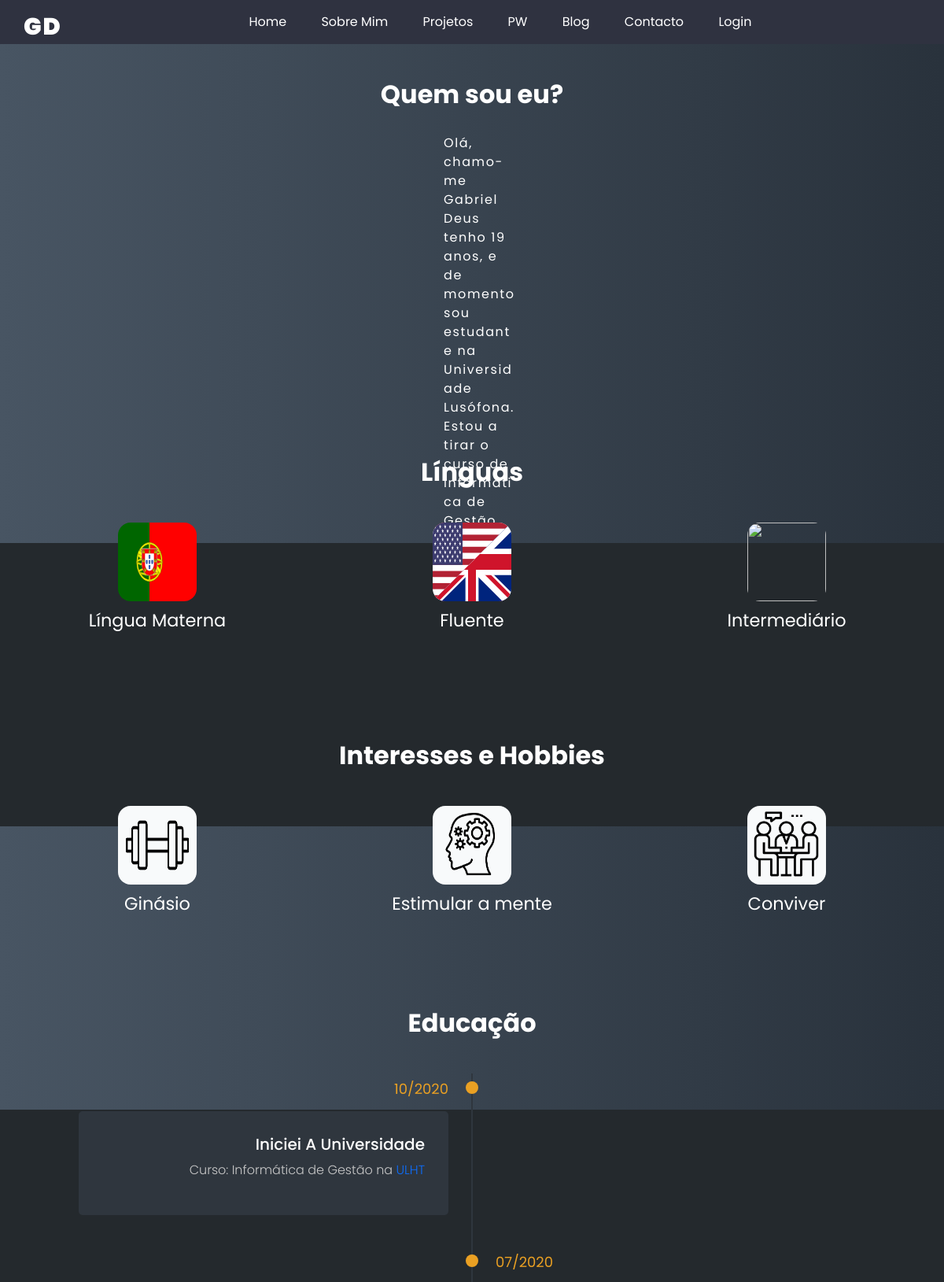
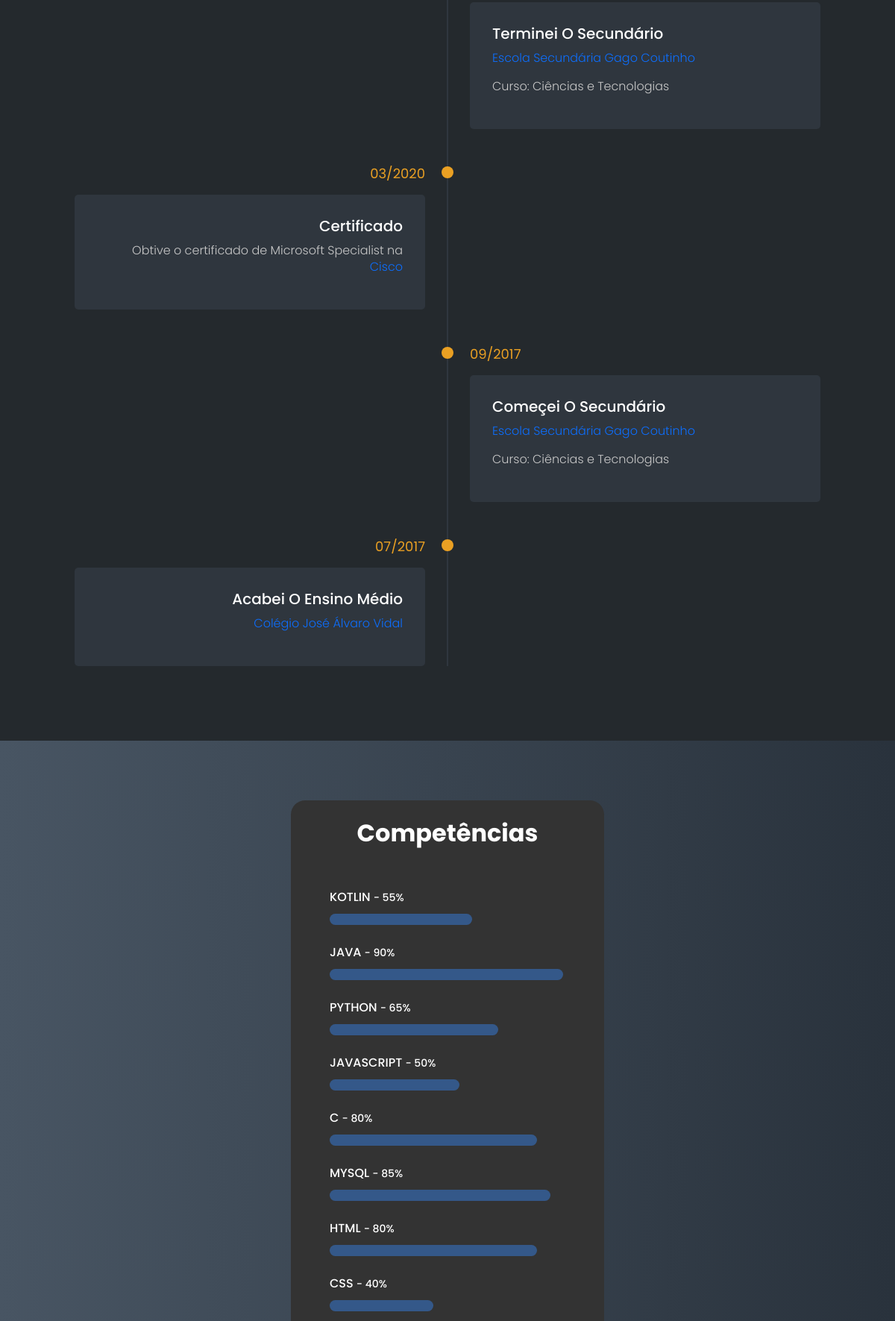
The app's page /portfolio/apresentação/ (upper part) with its own data (2 pictures, top to bottom).
### portfolio/models.py (models this page shows, shortened)
class Competencia(models.Model):
    nome = models.CharField(max_length=50)
    descricao = models.CharField(max_length=200)
    nivel = models.IntegerField(null=True, blank=True)

### portfolio/views.py (called while the page is built)
def apresentacao_view(request):
    context = {
        'competencias': Competencia.objects.all(),
    }
    return render(request, 'portfolio/apresentação.html', context)

### portfolio/templates/portfolio/apresentação.html (shortened to what this page needs)
{% extends 'portfolio/base.html' %}
{% block content %}
{% load static %}
<link rel="stylesheet" href="{% static 'portfolio/css/sobre.css' %}"/>
<div class="container-masterA">
    <div class="texto1" style="margin-top: 12vh; margin-bottom: -2vh; text-align: center">Quem sou eu?</div>
    <section class="perfil">
        <p class="apresentar">Olá, chamo-me Gabriel Deus tenho 19 anos, e de momento sou estudante na Universidade
            Lusófona.
            <br>Estou a tirar o curso de Informática de Gestão .<br>
            Considero-me simpático, bom companheiro e ótimo a trabalhar em equipa.</p>
    </section>
    <section class="hobbies" style="background-color: #24292d;">
        <div class="texto1" style="margin-top: -5vh; margin-bottom: 5vh; text-align: center">Línguas</div>
        {% load static %}
        <div class="grid1">
            <div>
                <img class="gymI" src="{% static 'portfolio/imagem/portugues.png' %}" alt="">
                <p class="gym">Língua Materna</p>
            </div>
            <div>
                <img class="menteI" src="{% static 'portfolio/imagem/ingles.svg' %}" alt="">
                <p class="mente">Fluente</p>
            </div>
            <div>
                <img class="conviverI" src="{% static 'portfolio/imagem/espanhol.png' %}" alt="">
                <p class="conviver">Intermediário</p>
            </div>
        </div>
    </section>
    <section class="hobbies">
        <div class="texto1" style="margin-top: -5vh; margin-bottom: 5vh; text-align: center">Interesses e Hobbies</div>
        {% load static %}
        <div class="grid1">
            <div>
                <img class="gymI" src="{% static 'portfolio/imagem/gym.png' %}" alt="">
                <p class="gym">Ginásio</p>
            </div>
            <div>
                <img class="menteI" src="{% static 'portfolio/imagem/mente.png' %}" alt="">
                <p class="mente">Estimular a mente</p>
            </div>
            <div>
                <img class="conviverI" src="{% static 'portfolio/imagem/conviver.png' %}" alt="">
                <p class="conviver">Conviver</p>
            </div>
        </div>
    </section>
    <section class="timeline-section">
        <div class="texto1" style="margin-top: -5vh; margin-bottom: 5vh">Educação</div>
        <div class="timeline-items">
            <div class="timeline-item">
                <div class="timeline-dot"></div>
                <div class="timeline-date">10/2020</div>
                <div class="timeline-content">
                    <h3>Iniciei a Universidade</h3>
                    <p>Curso: Informática de Gestão na <a href="https://www.ulusofona.pt/" target="_blank">ULHT</a></p>
                </div>
            </div>
            <div class="timeline-item">
                <div class="timeline-dot"></div>
                <div class="timeline-date">07/2020</div>
                <div class="timeline-content">
                    <h3>Terminei o Secundário</h3>
                    <p><a href="https://www.esgc.pt/portal/index.php" target="_blank">Escola Secundária Gago
                        Coutinho</a></p>
                    <p>Curso: Ciências e Tecnologias</p>
                </div>
            </div>
            <div class="timeline-item">
                <div class="timeline-dot"></div>
                <div class="timeline-date">03/2020</div>
                <div class="timeline-content">
                    <h3>Certificado</h3>
                    <p>Obtive o certificado de Microsoft Specialist na <a
                            href="https://www.cisco.com/c/en/us/training-events/training-certifications/certifications.html#~policies"
                            target="_blank">Cisco</a></p>
                </div>
            </div>
            <div class="timeline-item">
                <div class="timeline-dot"></div>
                <div class="timeline-date">09/2017</div>
                <div class="timeline-content">
                    <h3>Começei o Secundário</h3>
                    <p><a href="https://www.esgc.pt/portal/index.php" target="_blank">Escola Secundária Gago
                        Coutinho</a></p>
                    <p>Curso: Ciências e Tecnologias</p>
                </div>
            </div>
            <div class="timeline-item">
                <div class="timeline-dot"></div>
                <div class="timeline-date">07/2017</div>
                <div class="timeline-content">
                    <h3>Acabei o Ensino Médio</h3>
                    <p><a href="https://www.fcebi.org/educacao/alverca/colegio-jose-alvaro-vidal" target="_blank">Colégio
                        José Álvaro Vidal</a></p>
                </div>
            </div>
        </div>
    </section>
    <div class="containerComp">
        <div class="texto1">Competências
        </div>
        <ul class="compUl">
            {% for comp in competencias %}
            {% if comp.nivel != None %}
            <li class="compLi" style="width: {{comp.nivel}}%">{{comp.nome}} <small>- {{comp.nivel}}%</small></li>
            {% endif %}
            {% endfor %}
        </ul>
    </div>
</div>
{% endblock %}

### portfolio/static/portfolio/css/base.css (style rules this page uses)
* { font-family: "Poppins", sans-serif; box-sizing: border-box; margin: 0px; padding: 0px; }
body, html { height:100%; margin:0; font-size:16px; font-weight:400; color:#666; }

### portfolio/static/portfolio/css/navbar.css (style rules this page uses)
:root { --color-1: #2f3240; }
body { font-family: sans-serif; }
* { box-sizing: border-box; margin:0; padding:0; }
ul { list-style: none; }
a { text-decoration: none; }

### portfolio/static/portfolio/css/sobre.css (style rules this page uses)
.container-masterA { width: 100%; min-height: 100vh; display: flex; flex-flow: column wrap; justify-content: center; overflow: hidden; margin-top: 5vh; background: #485563; background: -webkit-linear-gradient(to left, #29323c, #485563); background: linear-gradient(to left, #29323c, #485563); font-family: "Poppins", sans-serif; margin: 0; padding: 0; }
.perfil { display: inline-flex; justify-content: center; width: 100%; height: 80vh; padding-top: 15vh; }
.apresentar { color: white; font-size: 1em; float: left; word-wrap: break-word; width: 8vw; margin-left: 2vw; letter-spacing: 0.1em; max-height: 45; overflow: hidden; }
.texto1 { font-size: 2em; width: auto; color: white; text-align: center; font-weight: bold; }
.hobbies { width: 100%; height: 45vh; padding-top: 15vh; font-family: "Poppins", sans-serif; }
.grid1 { display: grid; grid-template-columns: 1fr 1fr 1fr; grid-template-areas: "gymI menteI conviverI" "gym mente conviver"; text-align: center; align-self: center; }
.hobbies img { border-radius: 1rem; width: 100px; height: 100px; }
.hobbies p { padding-top: 1vh; color: white; font-size: 1.4em; }
.gymI { grid-area: "gymI"; }
.menteI { grid-area: "menteI"; }
.conviverI { grid-area: "conviverI"; }
.containerComp { width: 35vw; height: auto; margin: 50px auto 0; padding: 20px; background-color: #333; color: #fff; margin-top: 10vh; margin-bottom: 10vh; border-radius : 1.2rem; }
.compLi { position: relative; list-style: none; margin: 50px 0; font-weight: 500; text-transform: uppercase; }
.compLi:before { content: ""; position: absolute; top: calc(100% + 10px); left: 0; width: 100%; height: 15px; background-color: rgba(54, 126, 223, .5); border-radius: 1000px; }
.compLi:after { content: ""; position: absolute; top: calc(100% + 10px); left: 0; width: 0; height: 15px; background-color: rgba(54, 126, 223, 1); border-radius: 1000px; }
.timeline-section { background-color: #24292d; min-height: 100vh; padding: 100px 15px; z-index: 100; }
.timeline-items { max-width: 1000px; margin:auto; display: flex; flex-wrap: wrap; position: relative; }
.timeline-items::before { content: ''; position: absolute; width: 2px; height: 100%; background-color: #2f363e; left: calc(50% - 1px); }
.timeline-item { margin-bottom: 40px; width: 100%; position: relative; }
.timeline-item:last-child { margin-bottom: 0; }
.timeline-item:nth-child(odd) { padding-right: calc(50% + 30px); text-align: right; }
.timeline-item:nth-child(even) { padding-left: calc(50% + 30px); }
.timeline-dot { height: 16px; width: 16px; background-color: #eaa023; position: absolute; left: calc(50% - 8px); border-radius: 50%; top:10px; }
.timeline-date { font-size: 18px; color: #eaa023; margin:6px 0 15px; }
.timeline-content { background-color: #2f363e; padding: 30px; border-radius: 5px; }
.timeline-content h3 { font-size: 20px; color: #FFF; margin:0 0 10px; text-transform: capitalize; font-weight: 500; }
.timeline-content p { color: #c8c8c8; font-size: 16px; font-weight: 300; line-height: 22px; }

### records on screen
Competencia: nome "KOTLIN", nivel "55"
Competencia: nome "JAVA", nivel "90"
Competencia: nome "PYTHON", nivel "65"
Competencia: nome "JAVASCRIPT", nivel "50"
Competencia: nome "C", nivel "80"
Competencia: nome "MYSQL", nivel "85"
Competencia: nome "HTML", nivel "80"
Competencia: nome "CSS", nivel "40"
